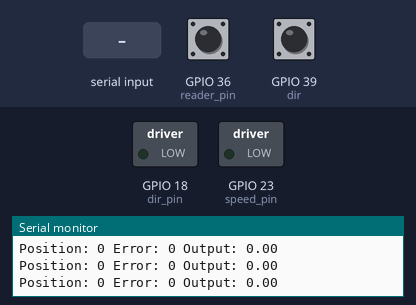
The sketch below on a simulated ESP8266 (NodeMCU). Parts: switched loads named in the sketch (green lamp = pin HIGH), the last lines printed to the serial monitor. The inputs (shaded band) are chosen by the test bench; at power-on: GPIO 36 (reader_pin) HIGH, GPIO 39 (dir) HIGH.

Above: at 1.2 s.
1.3 s: "T90\n" received over Serial
At 2.3 s:
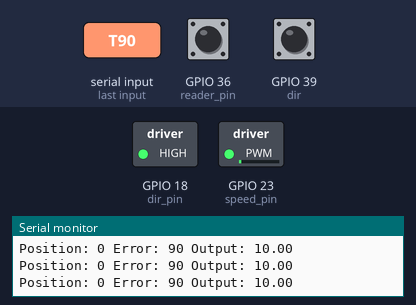
2.8 s: "P90\n" received over Serial
At 3.2 s:
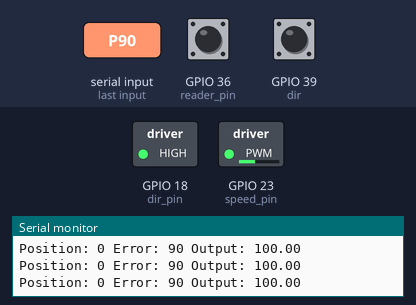
4.3 s: "T,45\n" received over Serial
At 5.5 s:
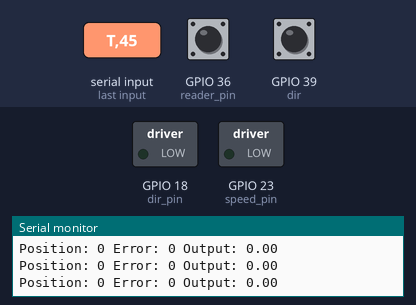
5.8 s: GPIO 36 (reader_pin) pulsed LOW 5 times (0.12 s each, 0.3 s apart)
At 7.5 s:
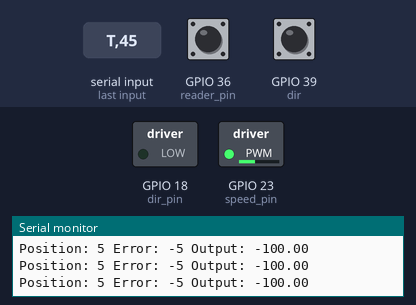
8.8 s: "P,45\n" received over Serial
At 11.9 s:
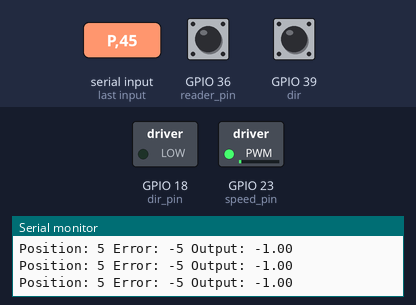
Timing chart, 0 to 12.8 s (numbered marks = the images above; inputs shaded):
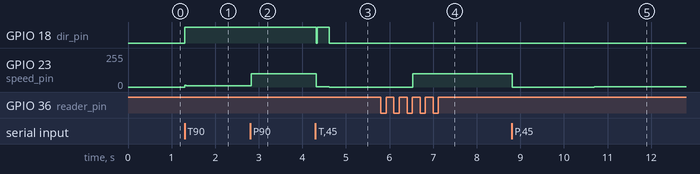

The sketch:

servo_test.ino
```cpp
// #define dir_pin 13
// #define speed_pin 15
// #define reader_pin 34
// #define dir 35


// #define dir_pin 5
// #define speed_pin 17
// #define reader_pin 25
// #define dir 26


// #define dir_pin 33
// #define speed_pin 32
// #define reader_pin 16
// #define dir 18

// 4 BLDC
// BRUSHED LESS ID 4
// #define dir_pin 32
// #define speed_pin 33
// #define reader_pin 34
// #define dir 35

// BRUSHED LESS ID 3
// #define dir_pin 23
// #define speed_pin 18
// #define reader_pin 13
// #define dir 15


// // BRUSHED LESS ID 2
// #define dir_pin 25
// #define speed_pin 26
// #define reader_pin 39
// #define dir 36


// // BRUSHED LESS ID 1
// #define dir_pin 5
// #define speed_pin 17
// #define reader_pin 4
// #define dir 16


// Main board
// BRUSHED LESS ID 1
// #define dir_pin 13
// #define speed_pin 15
// #define reader_pin 5
// #define dir 17


// BRUSHED ID 4
#define dir_pin 18
#define speed_pin 23
#define reader_pin 36
#define dir 39

#define max_speed 100
#define ofset 1

// PID constants
float Kp = 0.1;  // Proportional gain
float Ki = 0.1;  // Integral gain
float Kd = 0.001;  // Derivative gain

long pulseCount = 0;  // To store pulse count
unsigned long lastMillis = 0;  // To store the last time we printed the count

void ICACHE_RAM_ATTR countPulse() {
    if (digitalRead(dir))
        pulseCount++;
    else
        pulseCount--;
}


// PID variables
float integral = 0;
float previousError = 0;
long previousTime = 0;

// Desired position
long setpoint = 0;  // Initial setpoint

void setMotorSpeed(int val) {
    if(val == 0){
        digitalWrite(dir_pin, 0);
        analogWrite(speed_pin, 0);
    }else if (val < 0) {
        digitalWrite(dir_pin, 0);
        analogWrite(speed_pin, -val);
    } else {
        digitalWrite(dir_pin, 1);
        analogWrite(speed_pin, val);
    }
}

void setup() {
    Serial.begin(115200);
    pinMode(dir_pin, OUTPUT);
    pinMode(speed_pin, OUTPUT);
    pinMode(reader_pin, INPUT_PULLUP);                                              // Set reader_pin as input
    pinMode(dir, INPUT_PULLUP);                                                     // Set dir as input
    attachInterrupt(digitalPinToInterrupt(reader_pin), countPulse, RISING);  // Attach interrupt to reader_pin
}


void loop() {
    // Check for serial commands
    if (Serial.available()) {
        processSerialCommand();
    }

    // Get current time
    long currentTime = millis();

    // Get current motor position
    long currentPosition = getMotorPosition();

    // Compute PID output
    float output = computePID(setpoint, currentPosition, currentTime);

    // Set motor speed
    setMotorSpeed(output);

    // Print debug information
    Serial.print("Position: ");
    Serial.print(currentPosition);
    // Serial.print(currentPosition);
    Serial.print(" Error: ");
    // Serial.print("\t");
    Serial.print(setpoint - currentPosition);
    Serial.print(" Output: ");
    // Serial.print("\t");
    Serial.println(output);

    delay(30);  // Loop delay for stability
}

long getMotorPosition() {
    return pulseCount;
}


float computePID(long setpoint, long currentPosition, long currentTime) {
    // Calculate elapsed time
    float deltaTime = (currentTime - previousTime) / 1000.0;
    previousTime = currentTime;

    // Calculate error
    static int count_error = 0;
    float error = setpoint - currentPosition;
    if (abs(error) < 3)  count_error++;
    else                      count_error = 0;
    if(count_error > 10)  return 0;

    // Calculate integral
    integral += error * deltaTime;
    integral = constrain(integral, -10, 10);

    // Calculate derivative
    float derivative = (error - previousError) / deltaTime;

    // Calculate PID output
    float output = Kp * error + Ki * integral + Kd * derivative;
    previousError = error;
    float speed_output = constrain(output, -max_speed, max_speed);
    if(speed_output > ofset)  speed_output-ofset;
    if(speed_output < -ofset)  speed_output+ofset;
    return speed_output;

}

void processSerialCommand() {
    String command = Serial.readStringUntil('\n');
    command.trim();  // Remove any leading/trailing whitespace

    if (command.startsWith("T")) {
        // Extract the target position from the command
        long targetPosition = command.substring(1).toInt();
        setpoint = targetPosition;
        Serial.print("Setpoint updated to: ");
        Serial.println(setpoint);
    } else if (command.startsWith("P")) {
        // Extract the proportional gain from the command
        float newKp = command.substring(1).toFloat();
        Kp = newKp;
        Serial.print("Kp updated to: ");
        Serial.println(Kp);
    } else if (command.startsWith("I")) {
        // Extract the integral gain from the command
        float newKi = command.substring(1).toFloat();
        Ki = newKi;
        Serial.print("Ki updated to: ");
        Serial.println(Ki);
    } else if (command.startsWith("D")) {
        // Extract the derivative gain from the command
        float newKd = command.substring(1).toFloat();
        Kd = newKd;
        Serial.print("Kd updated to: ");
        Serial.println(Kd);
    } else if (command == "GET_POSITION") {
        long currentPosition = getMotorPosition();
        Serial.print("Current Position: ");
        Serial.println(currentPosition);
    } else {
        Serial.println("Unknown command");
    }
}
```

Measured:
- after the input at 1.3 s, GPIO 18 (dir_pin): LOW → HIGH at once; GPIO 23 (speed_pin): 0/255 → 9/255 at once, → 10/255 0.09 s later
- after the input at 2.8 s, GPIO 23 (speed_pin): 10/255 → 100/255 at once
- after the input at 4.3 s, GPIO 18 (dir_pin): HIGH → LOW at once, → HIGH 0.03 s later, → LOW 0.27 s later; GPIO 23 (speed_pin): 100/255 → 1/255 at once, → 0/255 0.30 s later
- after the input at 5.8 s, GPIO 23 (speed_pin): 0/255 → 100/255 after 0.73 s
- after the input at 8.8 s, GPIO 23 (speed_pin): 100/255 → 0/255 at once, → 1/255 1.9 s later
